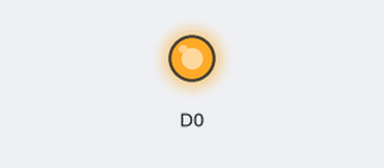
A sketch run on a simulated ESP8266 (NodeMCU). Parts: output pins drawn as LEDs (lit = HIGH).

Above: at 1.5 s.
At 4.5 s:
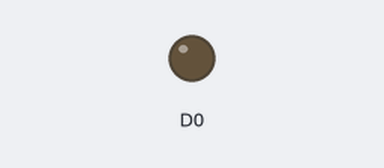
Timing chart, 0 to 7.8 s (numbered marks = the images above):
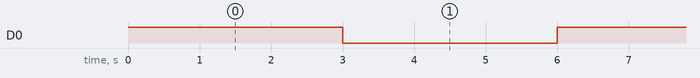

Measured:
- by itself, D0: alternates HIGH for 3.0 s and LOW for 3.0 s

The sketch:

Simple_Gear_Motor.ino
```cpp
int ip1=D0;
//int ip2=D1;
void setup()
{
  pinMode(D0,OUTPUT);
  //pinMode(D1,OUTPUT);
}
void loop() {
 digitalWrite(D0,HIGH);
 //digitalWrite(ip2,LOW);
 delay(3000);
 //digitalWrite(ip2,HIGH);
 digitalWrite(D0,LOW);
 delay(3000);
}
```
